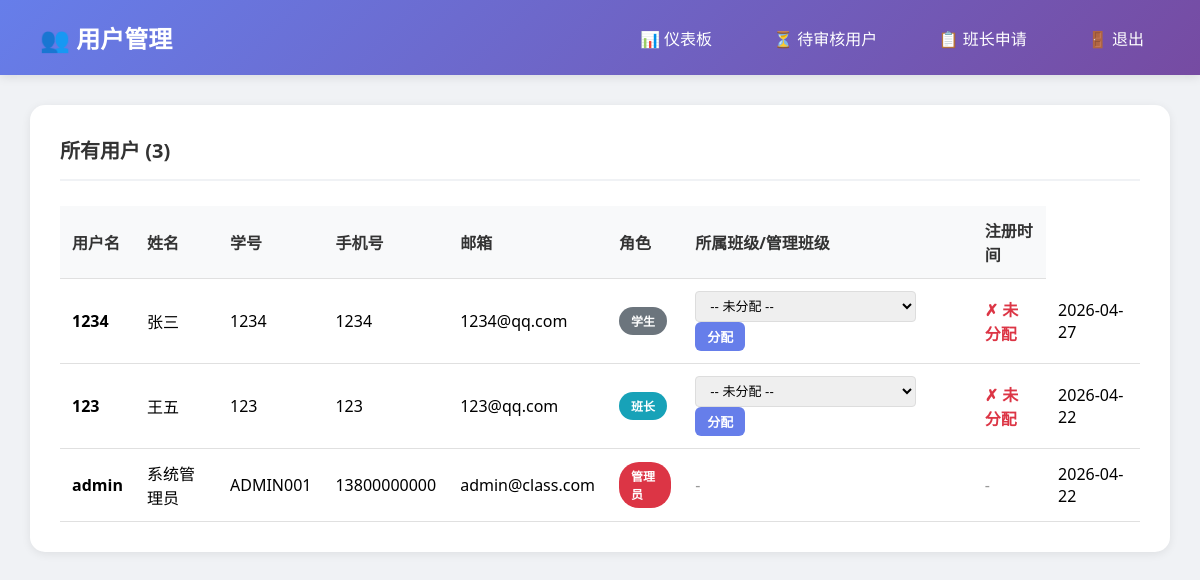
Page /admin/users (signed in) on the committed database.
### models.py (models this page shows, shortened)
class User(UserMixin, db.Model):
    __tablename__ = 'users'
    id = db.Column(db.Integer, primary_key=True)
    username = db.Column(db.String(80), unique=True, nullable=False)
    real_name = db.Column(db.String(80), nullable=False)
    student_id = db.Column(db.String(20), unique=True, nullable=False)
    phone = db.Column(db.String(20), nullable=False)
    email = db.Column(db.String(120), nullable=False)
    password_hash = db.Column(db.String(256), nullable=False)
    role = db.Column(db.String(20), default='student')
    status = db.Column(db.String(20), default='pending')
    class_id = db.Column(db.Integer, db.ForeignKey('classes.id'), nullable=True)
    created_at = db.Column(db.DateTime, default=datetime.utcnow)
    monitor_application = db.Column(db.String(20), default='none')
    leaves = db.relationship('Leave', backref='student', lazy=True, foreign_keys='Leave.student_id')
    reviewed_leaves = db.relationship('Leave', backref='reviewer', lazy=True, foreign_keys='Leave.reviewed_by')
    achievements = db.relationship('Achievement', backref='submitter', lazy=True, foreign_keys='Achievement.submitter_id')
    reviewed_achievements = db.relationship('Achievement', backref='reviewer', lazy=True, foreign_keys='Achievement.reviewed_by')
    activity_registrations = db.relationship('ActivityRegistration', backref='student', lazy=True)
    created_activities = db.relationship('Activity', backref='creator', lazy=True, foreign_keys='Activity.created_by')
    check_in_records = db.relationship('CheckInRecord', backref='student', lazy=True)
    @property
    def role_name(self):
        roles = {
            'admin': '管理员',
            'teacher': '班主任',
            'monitor': '班长',
            'student': '学生'
        }
        return roles.get(self.role, '学生')

### app.py (the view)
@app.route('/admin/users')
@login_required
@admin_required
def admin_users():
    users = User.query.filter_by(status='approved').order_by(User.created_at.desc()).all()
    classes = Class.query.all()
    return render_template('admin/users.html', users=users, classes=classes)

### app.py (called while the page is built)
@login_manager.user_loader
def load_user(user_id):
    return db.session.get(User, int(user_id))

@app.context_processor
def utility_processor():
    return {
        'now': datetime.now,
        'len': len
    }

### templates/admin/users.html (shortened to what this page needs)
<!DOCTYPE html>
<html lang="zh-CN">
<head>
</head>
<body>
    <div class="navbar">
        <h1>👥 用户管理</h1>
        <div class="nav-links">
            <a href="{{ url_for('admin_dashboard') }}">📊 仪表板</a>
            <a href="{{ url_for('pending_users') }}">⏳ 待审核用户</a>
            <a href="{{ url_for('monitor_applications') }}">📋 班长申请</a>
            <a href="{{ url_for('logout') }}">🚪 退出</a>
        </div>
    </div>
    <div class="container">
        <div class="card">
            <h2>所有用户 ({{ users|length }})</h2>
            {% if users %}
            <table>
                <thead>
                    <tr>
                        <th>用户名</th>
                        <th>姓名</th>
                        <th>学号</th>
                        <th>手机号</th>
                        <th>邮箱</th>
                        <th>角色</th>
                        <th>所属班级/管理班级</th>
                        <th>注册时间</th>
                    </tr>
                </thead>
                <tbody>
                    {% for user in users %}
                    <tr>
                        <td><strong>{{ user.username }}</strong></td>
                        <td>{{ user.real_name }}</td>
                        <td>{{ user.student_id }}</td>
                        <td>{{ user.phone }}</td>
                        <td>{{ user.email }}</td>
                        <td><span class="badge badge-{{ user.role }}">{{ user.role_name }}</span></td>
                        <td>
                            {% if user.role in ['student', 'monitor'] %}
                            <form method="POST" action="{{ url_for('assign_class', user_id=user.id) }}" style="display: inline;">
                                <select name="class_id">
                                    <option value="">-- 未分配 --</option>
                                </select>
                                <button type="submit" class="btn btn-primary btn-small">
                                    {% if user.class_id %}修改{% else %}分配{% endif %}
                                </button>
                            </form>
                            {% else %}
                            <span style="color: #999;">-</span>
                            {% endif %}
                        </td>
                        <td>
                            {% if user.role in ['student', 'monitor'] %}
                                {% if user.student_class %}
                                <span class="status-assigned">✓ {{ user.student_class.name }}</span>
                                {% else %}
                                <span class="status-unassigned">✗ 未分配</span>
                                {% endif %}
                            {% elif user.role == 'teacher' %}
                                {% if user.managed_class %}
                                <span class="status-assigned">✓ {{ user.managed_class.name }}</span>
                                {% else %}
                                <span class="status-unassigned">✗ 未分配</span>
                                {% endif %}
                            {% else %}
                            <span style="color: #999;">-</span>
                            {% endif %}
                        </td>
                        <td>{{ user.created_at.strftime('%Y-%m-%d') }}</td>
                    </tr>
                    {% endfor %}
                </tbody>
            </table>
            {% else %}
            <div class="empty-state">
                <div class="icon">👤</div>
                <p>暂无用户</p>
            </div>
            {% endif %}
        </div>
    </div>
</body>
</html>

### templates/admin/users.html (style rules this page uses)
* { margin: 0; padding: 0; box-sizing: border-box; }
body { font-family: 'Segoe UI', Tahoma, Geneva, Verdana, sans-serif; background: #f0f2f5; }
.navbar { background: linear-gradient(135deg, #667eea 0%, #764ba2 100%); color: white; padding: 20px 40px; display: flex; justify-content: space-between; align-items: center; box-shadow: 0 2px 10px rgba(0,0,0,0.1); }
.navbar h1 { font-size: 24px; }
.nav-links a { color: white; text-decoration: none; margin-left: 25px; padding: 8px 16px; border-radius: 6px; transition: background 0.3s; }
.container { max-width: 1400px; margin: 30px auto; padding: 0 30px; }
.card { background: white; padding: 30px; border-radius: 15px; box-shadow: 0 2px 10px rgba(0,0,0,0.08); }
.card h2 { margin-bottom: 25px; color: #333; font-size: 20px; padding-bottom: 15px; border-bottom: 2px solid #f0f2f5; }
table { width: 100%; border-collapse: collapse; }
th, td { padding: 12px; text-align: left; border-bottom: 1px solid #e0e0e0; }
th { background: #f8f9fa; font-weight: 600; color: #333; }
.badge { padding: 5px 12px; border-radius: 20px; font-size: 12px; font-weight: 600; display: inline-block; }
.badge-admin { background: #dc3545; color: white; }
.badge-monitor { background: #17a2b8; color: white; }
.badge-student { background: #6c757d; color: white; }
.btn { padding: 6px 12px; border: none; border-radius: 6px; cursor: pointer; font-weight: 600; text-decoration: none; display: inline-block; transition: all 0.3s; }
.btn-primary { background: #667eea; color: white; }
select { padding: 6px 10px; border: 1px solid #ddd; border-radius: 4px; font-size: 13px; margin-right: 8px; }
.btn-small { padding: 5px 12px; font-size: 13px; }
.status-unassigned { color: #dc3545; font-weight: 600; }

### rows in the picture
User: username "1234", real_name "张三", student_id "1234", phone "1234", email "1234@qq.com", role_name "学生", shows "分配", shows "✗ 未分配", created_at "2026-04-27"
User: username "123", real_name "王五", student_id "123", phone "123", email "123@qq.com", role_name "班长", shows "分配", shows "✗ 未分配", created_at "2026-04-22"
User: username "admin", real_name "系统管理员", student_id "ADMIN001", phone "13800000000", email "admin@class.com", role_name "管理员", created_at "2026-04-22"

### other values in the picture
{{ users|length }} "3"
